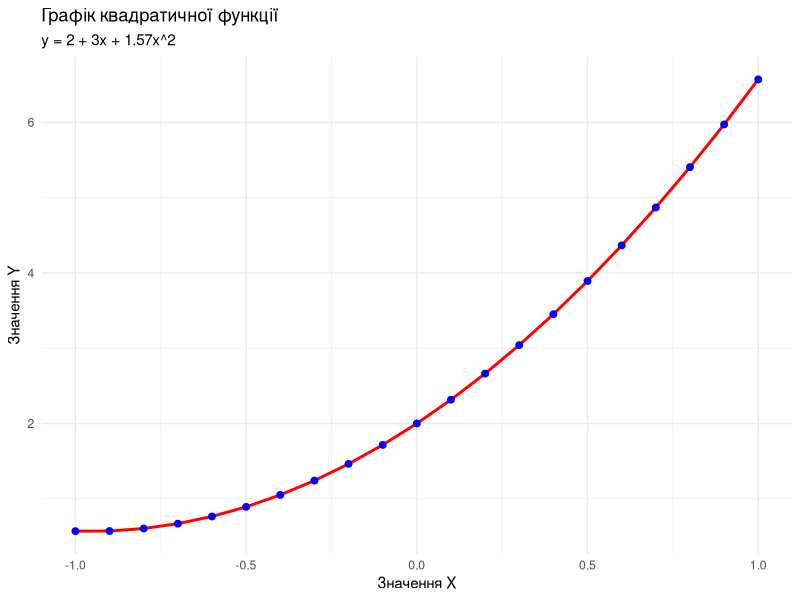

Reproduce this figure in R.
## ---- chunk 1
library(tidyverse) # Містить ggplot2, dplyr (для оператора %>%)
library(rio)
library(knitr)
knitr::opts_chunk$set(echo = TRUE, warning = FALSE, message = FALSE)

# Задаємо параметри функції
b0 <- 2
b1 <- 3
b2 <- 1.57

# Оптимізований код з використанням оператора %>% (dplyr)
df <- data.frame(x = seq(-1, 1, .1)) %>% 
  mutate(y = b0 + b1 * x + b2 * x^2)

# Вивід перших рядків таблиці даних
head(df)

# Побудова графіка за допомогою ggplot2
df %>% 
  ggplot(aes(x = x, y = y)) +
  # Додавання лінії
  geom_line(color = "red", size = 1) + 
  # Додавання точок
  geom_point(color = "blue", size = 2) + 
  # Налаштування заголовків та підписів
  labs(
    title = "Графік квадратичної функції",
    subtitle = paste0("y = ", b0, " + ", b1, "x + ", b2, "x^2"),
    x = "Значення X",
    y = "Значення Y"
  ) +
  # Використання мінімалістичної теми
  theme_minimal()
  
  # Створення папки для даних, якщо вона не існує
if (!dir.exists("data")) {
  dir.create("data")
}

# 5. Експорт даних на диск (засобами rio)
export(df, "data/data.csv")
message("Дані експортовано у файл data/data.csv")

# 6. Імпорт даних з файлу
dfNew <- import("data/data.csv")
message("Дані успішно імпортовано у dfNew")

# Візуалізація таблиці засобами knitr::kable
kable(
  head(dfNew),
  caption = "Табл. 1. Фрагмент імпортованої таблиці даних (dfNew)"
)


